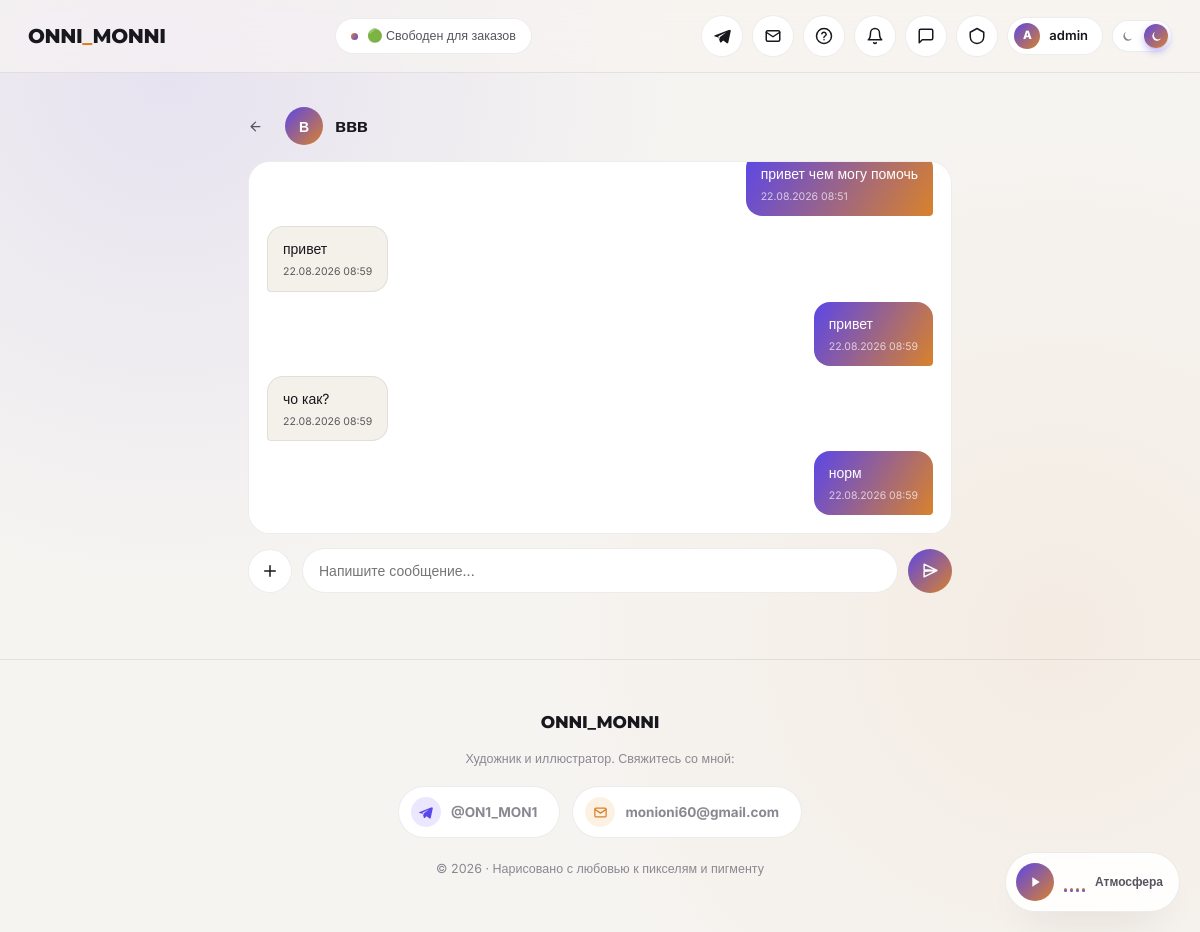
Screenshot of /admin/chat/4 (signed in) with the database file from the repository.
### app.py (models this page shows, shortened)
class SiteStatus(db.Model):
    __tablename__ = 'site_status'
    id = db.Column(db.Integer, primary_key=True)
    text = db.Column(db.String(200), nullable=False, default=DEFAULT_STATUS_TEXT)
    updated_at = db.Column(db.DateTime, default=datetime.utcnow)

class User(UserMixin, db.Model):
    __tablename__ = 'users'
    id = db.Column(db.Integer, primary_key=True)
    username = db.Column(db.String(80), unique=True, nullable=False)
    email = db.Column(db.String(160), unique=True, nullable=True)
    password_hash = db.Column(db.String(255), nullable=False)
    is_admin = db.Column(db.Boolean, default=False, nullable=False)
    created_at = db.Column(db.DateTime, default=datetime.utcnow)
    comments = db.relationship('Comment', backref='author', lazy=True)
    likes = db.relationship('Like', backref='user', lazy=True)

class ChatMessage(db.Model):
    __tablename__ = 'chat_messages'
    id = db.Column(db.Integer, primary_key=True)
    user_id = db.Column(db.Integer, db.ForeignKey('users.id'), nullable=False)  # с кем беседа
    sender_is_admin = db.Column(db.Boolean, default=False, nullable=False)
    text = db.Column(db.Text, nullable=True, default='')
    image_filename = db.Column(db.String(255), nullable=True)
    created_at = db.Column(db.DateTime, default=datetime.utcnow)
    user = db.relationship('User')

### app.py (the view, shortened to what this page needs)
@app.route('/admin/chat/<int:user_id>', methods=['GET', 'POST'])
@login_required
@admin_required
def admin_chat(user_id):
    target_user = User.query.get_or_404(user_id)
    messages = ChatMessage.query.filter_by(user_id=target_user.id) \
        .order_by(ChatMessage.created_at.asc()).all()
    return render_template('chat.html', messages=messages, other_name=target_user.username,
                            send_url=url_for('admin_chat', user_id=user_id), is_admin_view=True,
                            target_user=target_user)

### app.py (called while the page is built)
@login_manager.user_loader
def load_user(user_id):
    return User.query.get(int(user_id))

def admin_required(view_func):
    from functools import wraps
    @wraps(view_func)
    def wrapped(*args, **kwargs):
        if not current_user.is_authenticated or not current_user.is_admin:
            abort(403)
        return view_func(*args, **kwargs)
    return wrapped

def get_site_status():
    status = SiteStatus.query.get(1)
    if not status:
        status = SiteStatus(id=1, text=DEFAULT_STATUS_TEXT)
        db.session.add(status)
        db.session.commit()
    return status

@app.context_processor
def inject_globals():
    unread_count = 0
    if current_user.is_authenticated:
        unread_count = Notification.query.filter_by(user_id=current_user.id, is_read=False).count()
    return {
        'site_status_text': get_site_status().text,
        'unread_notifications': unread_count,
        'all_tags': Tag.query.order_by(Tag.name).all(),
    }

### templates/chat.html (shortened to what this page needs)
{% extends 'base.html' %}
{% block content %}
<section class="chat-page">
  <div class="chat-head">
    {% if is_admin_view %}
    <a class="back-link" href="{{ url_for('admin_dashboard') }}#chats" style="margin:0 10px 0 0;">
      <svg viewBox="0 0 24 24" fill="none" stroke="currentColor" stroke-width="2" stroke-linecap="round" stroke-linejoin="round"><path d="M19 12H5M12 19l-7-7 7-7"/></svg>
    </a>
    {% endif %}
    <div class="avatar">{{ other_name[0]|upper }}</div>
    <h1>{{ other_name }}</h1>
  </div>
  <div class="chat-window" id="chatWindow">
    {% for m in messages %}
    <div class="chat-bubble {{ 'mine' if (m.sender_is_admin == (is_admin_view|default(false))) else 'theirs' }}" data-id="{{ m.id }}">
      {% if m.text %}{{ m.text }}{% endif %}
      <div class="chat-time">{{ m.created_at.strftime('%d.%m.%Y %H:%M') }}</div>
    </div>
    {% else %}
    <div class="chat-empty">Сообщений пока нет. Напишите первым :)</div>
    {% endfor %}
  </div>
  <form class="chat-form" method="post" action="{{ send_url }}" enctype="multipart/form-data">
    <label class="chat-attach" title="Прикрепить изображение">
      <svg viewBox="0 0 24 24" fill="none" stroke="currentColor" stroke-width="2" stroke-linecap="round" stroke-linejoin="round"><path d="M12 5v14M5 12h14"/></svg>
    </label>
    <input type="text" name="text" placeholder="Напишите сообщение..." maxlength="1000">
    <button type="submit" class="chat-send" aria-label="Отправить">
      <svg viewBox="0 0 24 24" fill="none" stroke="currentColor" stroke-width="2" stroke-linecap="round" stroke-linejoin="round"><path d="m3 3 18 9-18 9V13l14-1L3 11V3Z"/></svg>
    </button>
  </form>
</section>
{% endblock %}

### templates/base.html (shortened to what this page needs)
<!DOCTYPE html>
<html lang="ru" data-theme="dark">
<head>
<link rel="stylesheet" href="{{ url_for('static', filename='css/style.css') }}">
</head>
<body>
<header class="site-header">
  <div class="header-inner">
    <a href="{{ url_for('index') }}" class="logo-block">
      <span class="logo">ONNI<span class="dot">_</span>MONNI</span>
    </a>
    <div class="status-badge" title="Живой статус автора, обновляется из админ-панели">
      <span class="status-dot"></span>
      <span>{{ site_status_text }}</span>
    </div>
    <div class="header-actions">
      <a class="icon-btn" href="https://t.me/ON1_MON1" target="_blank" rel="noopener" aria-label="Telegram автора" title="Telegram: @ON1_MON1">
        <svg viewBox="0 0 24 24" fill="currentColor"><path d="M21.9 3.5 2.7 11.1c-1.3.5-1.3 1.2-.2 1.5l4.9 1.5 1.9 5.8c.2.6.4.8.9.8.5 0 .7-.2 1-.5l2.4-2.3 5 3.6c.9.5 1.5.2 1.8-.9l3.2-15c.4-1.4-.5-2-1.7-1.6Zm-4.2 3.6L8.9 13.6l-.3 3.2-1.5-4.6 10.6-5.1Z"/></svg>
      </a>
      <a class="icon-btn" href="mailto:monioni60@gmail.com" aria-label="Написать на email" title="Email: monioni60@gmail.com">
        <svg viewBox="0 0 24 24" fill="none" stroke="currentColor" stroke-width="2" stroke-linecap="round" stroke-linejoin="round"><rect x="3" y="5" width="18" height="14" rx="2"/><path d="m3 7 9 6 9-6"/></svg>
      </a>
      {% if current_user.is_authenticated %}
        <a class="icon-btn" href="{{ url_for('support') }}" aria-label="Поддержка" title="Поддержка">
          <svg viewBox="0 0 24 24" fill="none" stroke="currentColor" stroke-width="2" stroke-linecap="round" stroke-linejoin="round"><circle cx="12" cy="12" r="10"/><path d="M9.1 9a3 3 0 0 1 5.8 1c0 2-3 2-3 4"/><path d="M12 17h.01"/></svg>
        </a>
        <a class="icon-btn bell-btn" href="{{ url_for('notifications') }}" aria-label="Уведомления" title="Уведомления">
          <svg viewBox="0 0 24 24" fill="none" stroke="currentColor" stroke-width="2" stroke-linecap="round" stroke-linejoin="round"><path d="M18 8a6 6 0 0 0-12 0c0 7-3 9-3 9h18s-3-2-3-9"/><path d="M13.7 21a2 2 0 0 1-3.4 0"/></svg>
        </a>
        <a class="icon-btn" href="{{ url_for('chat') }}" aria-label="Чат с автором" title="Чат с автором">
          <svg viewBox="0 0 24 24" fill="none" stroke="currentColor" stroke-width="2" stroke-linecap="round" stroke-linejoin="round"><path d="M21 15a2 2 0 0 1-2 2H7l-4 4V5a2 2 0 0 1 2-2h14a2 2 0 0 1 2 2z"/></svg>
        </a>
        {% if current_user.is_admin %}
        <a class="icon-btn" href="{{ url_for('admin_dashboard') }}" aria-label="Админ-панель" title="Админ-панель">
          <svg viewBox="0 0 24 24" fill="none" stroke="currentColor" stroke-width="2" stroke-linecap="round" stroke-linejoin="round"><path d="M12 2 3 7v6c0 5 4 8.5 9 9 5-.5 9-4 9-9V7l-9-5Z"/></svg>
        </a>
        {% endif %}
        <a class="user-pill" href="{{ url_for('logout') }}" title="Выйти">
          <span class="avatar">{{ current_user.username[0]|upper }}</span>
          {{ current_user.username }}
        </a>
      {% else %}
        <a class="btn btn-sm" href="{{ url_for('login') }}">Войти</a>
        <a class="btn btn-sm btn-primary" href="{{ url_for('register') }}">Регистрация</a>
      {% endif %}
      <button class="theme-switch" id="themeToggle" aria-label="Переключить тему">
        <svg class="track-icon moon" viewBox="0 0 24 24" fill="currentColor"><path d="M20.6 15.3A8.6 8.6 0 1 1 9.7 3.4a7 7 0 0 0 10.9 11.9Z"/></svg>
        <svg class="track-icon sun" viewBox="0 0 24 24" fill="none" stroke="currentColor" stroke-width="2" stroke-linecap="round"><circle cx="12" cy="12" r="4.5"/><path d="M12 2v3M12 19v3M4.2 4.2l2.1 2.1M17.7 17.7l2.1 2.1M2 12h3M19 12h3M4.2 19.8l2.1-2.1M17.7 6.3l2.1-2.1"/></svg>
        <span class="thumb">
          <svg viewBox="0 0 24 24" fill="currentColor"><path d="M20.6 15.3A8.6 8.6 0 1 1 9.7 3.4a7 7 0 0 0 10.9 11.9Z"/></svg>
        </span>
      </button>
    </div>
  </div>
</header>
{% block content %}{% endblock %}
<footer>
  <div class="footer-logo">ONNI_MONNI</div>
  <p>Художник и иллюстратор. Свяжитесь со мной:</p>
  <div class="contact-strip">
    <a class="contact-chip tg" href="https://t.me/ON1_MON1" target="_blank" rel="noopener">
      <span class="ico"><svg viewBox="0 0 24 24" fill="currentColor"><path d="M21.9 3.5 2.7 11.1c-1.3.5-1.3 1.2-.2 1.5l4.9 1.5 1.9 5.8c.2.6.4.8.9.8.5 0 .7-.2 1-.5l2.4-2.3 5 3.6c.9.5 1.5.2 1.8-.9l3.2-15c.4-1.4-.5-2-1.7-1.6Zm-4.2 3.6L8.9 13.6l-.3 3.2-1.5-4.6 10.6-5.1Z"/></svg></span>
      @ON1_MON1
    </a>
    <a class="contact-chip mail" href="mailto:monioni60@gmail.com">
      <span class="ico"><svg viewBox="0 0 24 24" fill="none" stroke="currentColor" stroke-width="2" stroke-linecap="round" stroke-linejoin="round"><rect x="3" y="5" width="18" height="14" rx="2"/><path d="m3 7 9 6 9-6"/></svg></span>
      monioni60@gmail.com
    </a>
  </div>
  <p>© 2026 · Нарисовано с любовью к пикселям и пигменту</p>
</footer>
<div class="music-player" id="musicPlayer">
  <button class="music-toggle" id="musicToggle" aria-label="Включить/выключить музыку" title="Включить/выключить музыку">
    <svg class="icon-play" viewBox="0 0 24 24" fill="currentColor"><path d="M8 5v14l11-7Z"/></svg>
  </button>
  <div class="eq" aria-hidden="true"><span></span><span></span><span></span><span></span></div>
  <span class="music-label">Атмосфера</span>
</div>
</body>
</html>

### rows the page displays
SiteStatus: text "🟢 Свободен для заказов"
User: username "A", username "admin"
User: username "В", username "ввв"
ChatMessage: text "привет чем могу помочь", created_at "22.08.2026 08:51"
ChatMessage: text "привет", created_at "22.08.2026 08:59"
ChatMessage: text "привет", created_at "22.08.2026 08:59"
ChatMessage: text "чо как?", created_at "22.08.2026 08:59"
ChatMessage: text "норм", created_at "22.08.2026 08:59"
